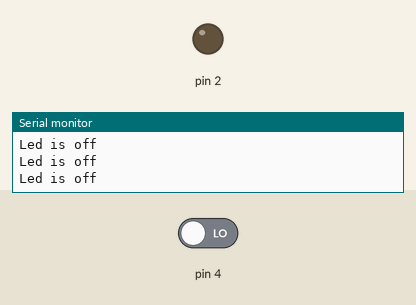
Recording of a sketch running on a simulated Arduino Uno, built with avr-gcc and run on an emulated ATmega328P. Parts: output pins drawn as LEDs (lit = HIGH), the last lines printed to the serial monitor. The test bench sets the inputs (shaded band); at power-on: pin 4 LOW.

Above: at 2.8 s.
2.9 s: pin 4 driven HIGH
At 3.7 s:
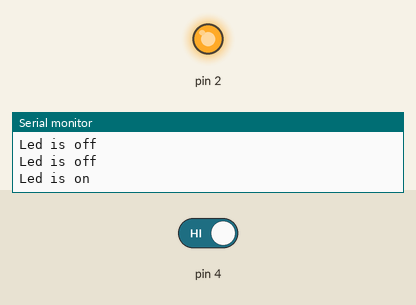
4.5 s: pin 4 driven LOW
At 6.4 s:
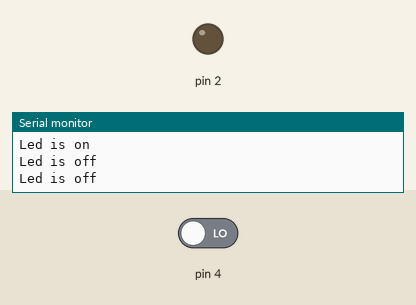
Timing chart, 0 to 7.9 s (numbered marks = the images above; inputs shaded):
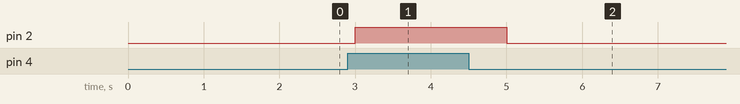

Measured:
- after the input at 2.9 s, pin 2: LOW → HIGH after 0.10 s
- after the input at 4.5 s, pin 2: HIGH → LOW after 0.50 s

The sketch:

assignment.ino
```cpp
void setup() {
  // put your setup code here, to run once:
pinMode(2,OUTPUT);
pinMode(4,INPUT);
Serial.begin(9600);
}

void loop() {
int buttonval=digitalRead(4);
if(buttonval==1){
digitalWrite(2,HIGH);
Serial.println("Led is on");
delay(1000);
}
else{
digitalWrite(2,LOW);
Serial.println("Led is off");
delay(1000);
}
}
```
